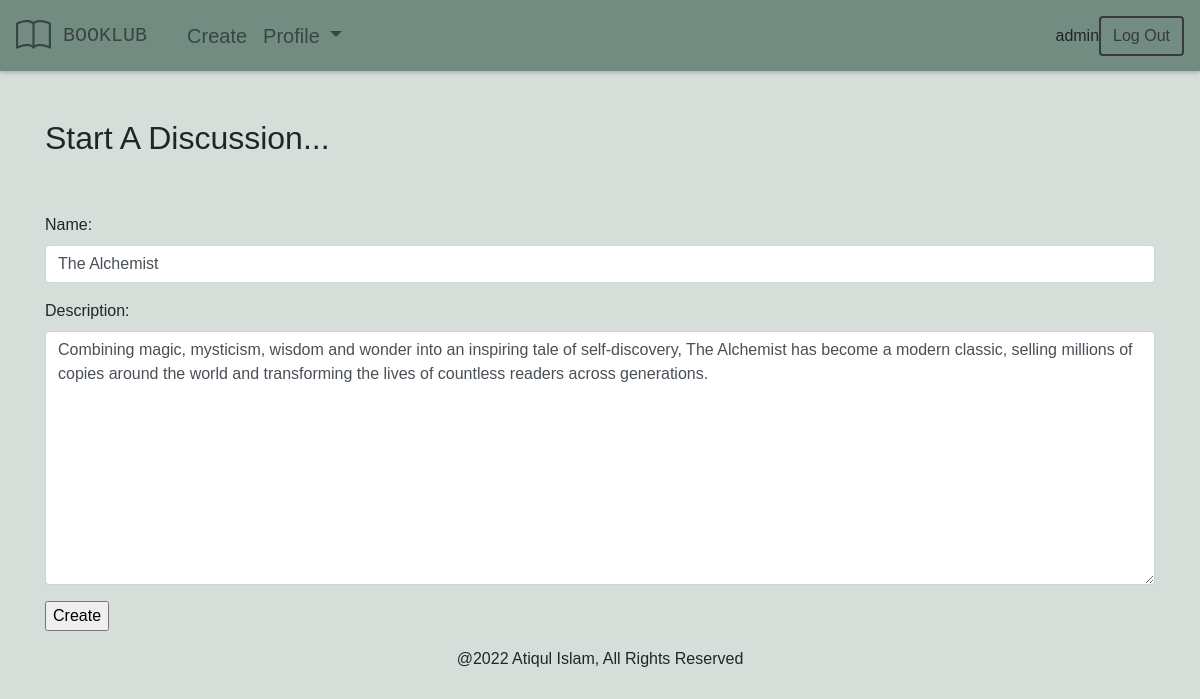
/edit-room/4 (signed in), run on an earlier commit of the app's database.
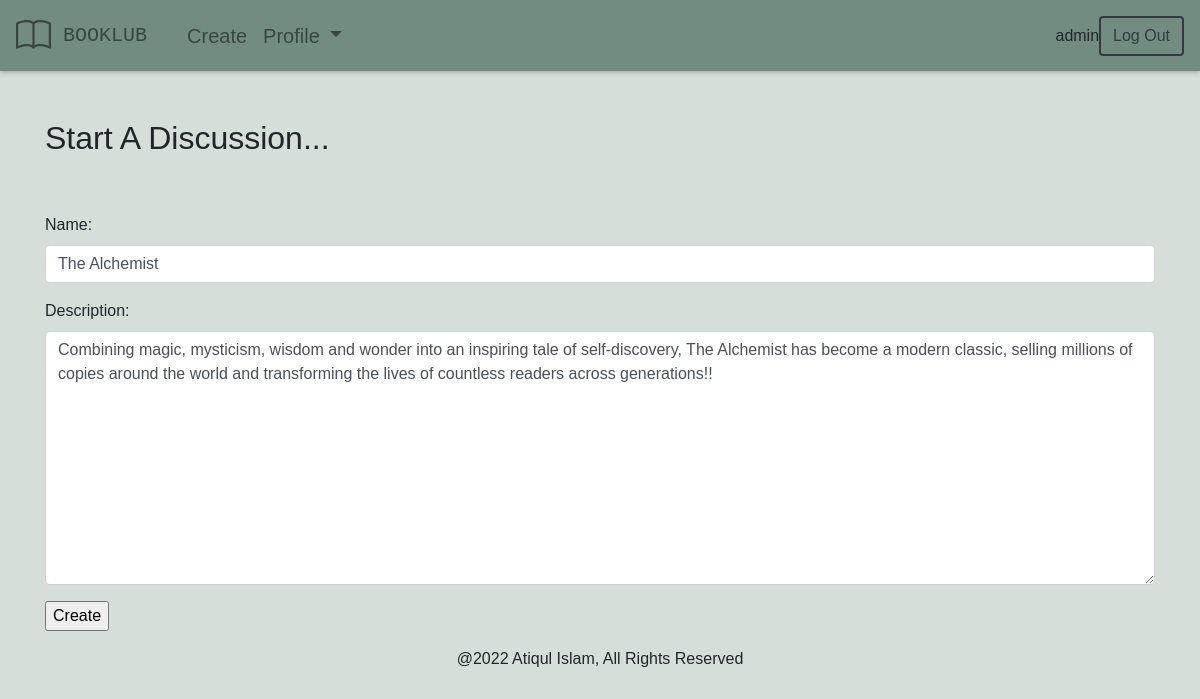
And on a later commit of the database.
### backend/models.py (models this page shows, shortened)
class Room(models.Model):
    host = models.ForeignKey(User, on_delete=models.CASCADE)
    name = models.CharField(max_length=255)
    description = models.TextField(null=True)
    date_created = models.DateTimeField(default=datetime.datetime.now)
    class Meta:
        ordering = ['-date_created',]

### backend/views.py (the view, shortened to what this page needs)
# urls.py: path('edit-room/<str:pk>', updateRoom.as_view(), name='edit-room'),
class updateRoom(LoginRequiredMixin, UpdateView):
    template_name = 'backend/create.html'
    form_class = forms.roomForm
    form = models.Room
    success_url = reverse_lazy('my-rooms')
    def get_queryset(self, **kwargs):
        return models.Room.objects.filter(id=self.kwargs['pk'])

### backend/forms.py
class roomForm(ModelForm):
    class Meta:
        model = Room
        fields = ['name', 'description']
        widgets = {
            'name': forms.TextInput(attrs={'class': 'form-control', 'placeholder': 'Enter your task name here...'}),
            'description': forms.Textarea(attrs={'class': 'form-control', 'placeholder': 'Enter a brief description of your task here...'}),
        }

### backend/templates/backend/create.html (shortened to what this page needs)
{% extends 'index.html' %}
{% block page %}
<div class="container">
    <div class="pb-5"></div>
    <h2>Start A Discussion...</h2>
    <div class="form-group pt-5">
        <form method="POST" action="">
            {{ form.as_p }}
            <input type="submit" value="Create">
    </div>
</div>
{% endblock page %}

What changed in the data, as far as the page shows it:
changed Room "The Alchemist": description "…of countless readers across generations." → "…of countless readers across generations!!"
